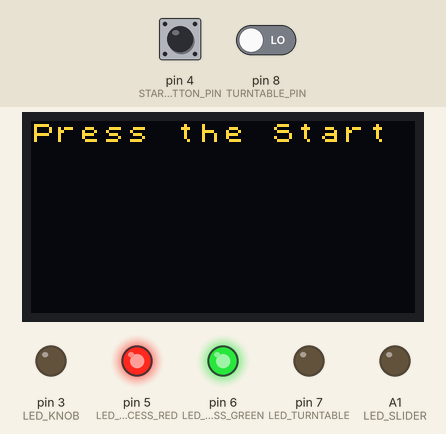
Recording of a sketch running on a simulated Arduino Uno, built with avr-gcc and run on an emulated ATmega328P. Shown: 128×64 one-colour display, output pins drawn as LEDs (lit = HIGH). The test bench sets the inputs (shaded band); at power-on: pin 4 (STARTBUTTON_PIN) LOW, pin 8 (TURNTABLE_PIN) LOW. The OLED is the two-colour kind (top 16 rows yellow); storage starts empty.

Above: at 7.4 s.
7.5 s: pin 4 (STARTBUTTON_PIN) pulled HIGH for 0.15 s
At 8.8 s:
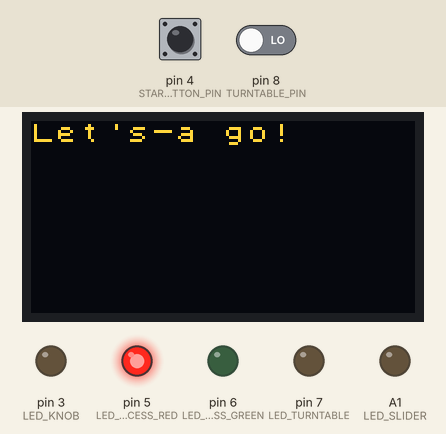
13.6 s: pin 8 (TURNTABLE_PIN) driven HIGH
At 15.5 s:
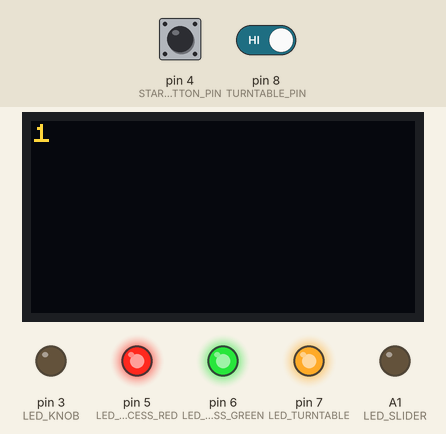
16.6 s: pin 8 (TURNTABLE_PIN) driven LOW
At 17.2 s:
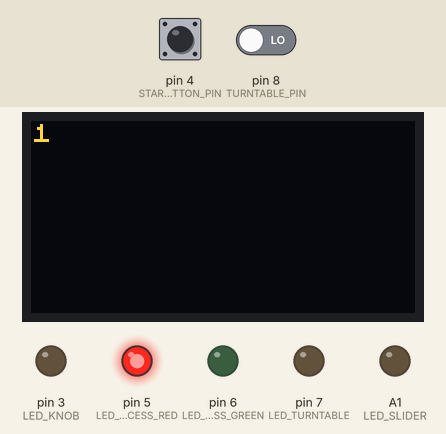
19.6 s: pin 4 (STARTBUTTON_PIN) pulled HIGH for 3.2 s
At 24.0 s:
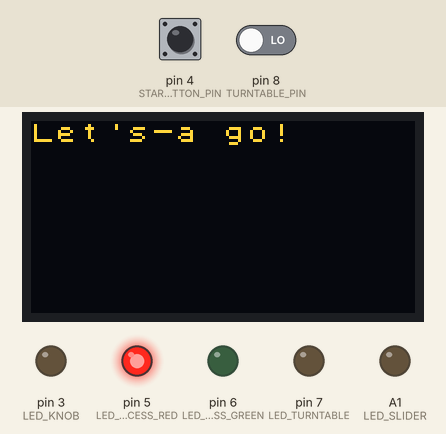
Timing chart, 0 to 25.3 s (numbered marks = the images above; inputs shaded):
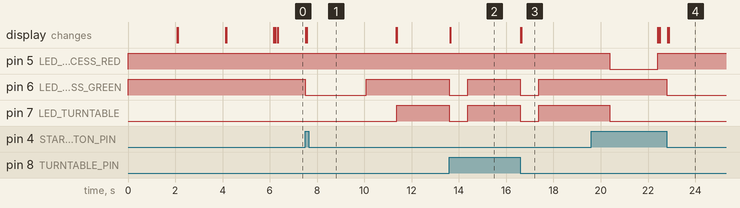

The sketch:

final_code.ino
```cpp
// Bop-It! Eta Group
// ECE 1895 - Bop-It! Design Project 2
// Brandon Ferruzza, BJF54
// Daniel Feathers, DWF16
// Veronica Roth, VGR3
// The purpose of this program is to create a Bop-It! toy capable of providing the user three types of minigames to play.

//------------------------------------------------ INITIALIZATION ----------------------------------------------------

// Include the libraries required for the audio and visual displays
#include <U8x8lib.h>
#include <SD.h>
#include "TMRpcm.h"
#include <SPI.h>

// Define the input pins for the start button
#define STARTBUTTON_PIN   4

// Define the input pins for the minigame hardware
#define KNOB_PIN          A2
#define SLIDER_PIN        A0
#define TURNTABLE_PIN     8

// Define the output pins for the LEDs indicating which minigame to play
#define LED_KNOB          3
#define LED_SLIDER        A1
#define LED_TURNTABLE     7

// Define the output pins for the OLED display screen
#define OLED_CS           2
#define OLED_RESET        0
#define OLED_DC           1

// Define the output pins for the RGB success LED
#define LED_SUCCESS_GREEN 6
#define LED_SUCCESS_RED   5

// Define the output pins for the audio output
#define SPEAKER_PIN       9
#define SD_ChipSelectPin  10

// Initializes the OLED screen
U8X8_SSD1306_128X64_NONAME_4W_SW_SPI u8x8
(
  /* clock=*/ 13, /* data=*/ 11, OLED_CS, OLED_DC, OLED_RESET
);

// Create a global TMRpcm variable to be used as the speaker
TMRpcm tmrpcm;

// Create a global boolean variable to check for the first run
bool firstPlay;

// This function sets up the ATMega by designating pins to specific inputs and outputs
void setup()
{
  // Assigning input pins for the minigame inputs
  pinMode(STARTBUTTON_PIN, INPUT);
  pinMode(KNOB_PIN, INPUT);
  pinMode(SLIDER_PIN, INPUT);
  pinMode(TURNTABLE_PIN, INPUT);

  // Assigning output pins for the LED that lights up over the current minigame
  pinMode(LED_KNOB, OUTPUT);
  pinMode(LED_SLIDER, OUTPUT);
  pinMode(LED_TURNTABLE, OUTPUT);

  // Assigning output pin for the success RGB LED
  pinMode(LED_SUCCESS_GREEN, OUTPUT);
  digitalWrite(LED_SUCCESS_GREEN, HIGH);
  pinMode(LED_SUCCESS_RED, OUTPUT);
  digitalWrite(LED_SUCCESS_RED, HIGH);

  // Initialize the OLED screen
  u8x8.begin();
  u8x8.setFont(u8x8_font_chroma48medium8_r);
  u8x8.drawString(0,0,"First");
  delay(2000);
  u8x8.clear();
  u8x8.drawString(0,0,"Second");
  delay(2000);
  u8x8.clear();
  u8x8.drawString(0,0,"Third");

  // Turn on the Speaker
  tmrpcm.speakerPin = 9;
  //Serial.begin(9600);

  delay(2000);
  u8x8.clear();
  u8x8.drawString(0,0,"Fourth");

  // Make sure that the SD card can be read
  if(!SD.begin(SD_ChipSelectPin))
  {
    Serial.println("SD fail");
    return;
  }

  // Set the volume of the speaker
  tmrpcm.setVolume(6);

  // Check for the button press during the first playthrough
  firstPlay = true;

  // Make sure no LEDs are on
  digitalWrite(LED_KNOB, LOW);
  digitalWrite(LED_SLIDER, LOW);
  digitalWrite(LED_TURNTABLE, LOW);
  digitalWrite(LED_SUCCESS_GREEN, HIGH);
  digitalWrite(LED_SUCCESS_RED, HIGH);
}

//------------------------------------------------ MAIN ----------------------------------------------------

// Main function
void loop()
{
  // Variables for the start button's state
  int startButtonState;
  int lastStartButtonState;

  // Only run this during first playthrough
  if (firstPlay == true)
  {
    // Draw a welcome message on the OLED screen
    u8x8.drawString(0,0,"Press the Start button to begin!");

    // Keep the user looped until they press the start button
    startButtonState = digitalRead(STARTBUTTON_PIN);
    lastStartButtonState = startButtonState;

    while (startButtonState == lastStartButtonState)
    {
      startButtonState = digitalRead(STARTBUTTON_PIN);
    }

    // Show to the user that the game has begun
    digitalWrite(LED_SUCCESS_RED, HIGH);
    digitalWrite(LED_SUCCESS_GREEN, LOW);
    u8x8.clear();
    u8x8.drawString(0,0,"Let's-a go!");
    delay(2500);
    digitalWrite(LED_SUCCESS_GREEN, HIGH);
    delay(1250);
    u8x8.clear();
  }

  // Begin playing the background music
  //tmrpcm.play("mario.wav");
  //tmrpcm.loop(1);

  // Int variable to keep track of the score
  int score = 0;

  // Int variable to keep track of the time, which is initialized at 3 seconds
  float allotedRunTime = 3000;

  // Boolean variable to keep track of whether the task was completed successfully
  bool successful = true;

  // Display the initial score and set the font size
  displayText(score);

  // Continue the game as long as the user is successful
  while(successful == true)
  {
    // Change the alloted time for each minigame depending on progress
    if (score >= 5)
    {
      allotedRunTime = 2000;

      // Time for a score of 10 or higher
      if (score >= 10)
      {
        allotedRunTime = 1500;

        // Time for a score of 20 or higher
        if (score >= 20)
        {
          allotedRunTime = 1000;

          // Time for a score of 30 or higher
          if (score >= 30)
          {
            allotedRunTime = 500;
          }
        }
      }
    }

    // Randomly pick a number between 1 and 3 to choose a minigame
    int choice = 3;//random(1,4);

    // Volume Knob
    if (choice == 1)
    {
       // Calls the volume knob function
       successful = volumeKnob(allotedRunTime, score);
    }

    // Tempo Slider
    else if (choice == 2)
    {
      // Calls the tempo slider function
     successful = tempoSlider(allotedRunTime, score);
    }

    // Turn Table
    else if (choice == 3)
    {
      // Calls the turn table function
      successful = turnTable(allotedRunTime, score);
    }

    // Delay until next game is chosen depends on score
    if (score < 5)
    {
      delay(750);
    }

    else if (score < 10)
    {
      delay(500);
    }

    else if (score < 20)
    {
      delay(250);
    }

    else
    {
      delay(0);
    }
  }

  // User failed their minigame
  u8x8.clear();
  digitalWrite(LED_KNOB, LOW);
  digitalWrite(LED_SLIDER, LOW);
  digitalWrite(LED_TURNTABLE, LOW);
  digitalWrite(LED_SUCCESS_GREEN, HIGH);
  digitalWrite(LED_SUCCESS_RED, HIGH);

  // Stop the music
  tmrpcm.disable();

  // Display "Your final score was XXX. Press the Start button to play again!"
  String str1 = "You lose! Your score was";
  String str2 = ". Press the Start button to try again!";
  String loseString = str1 + score + str2;
  u8x8.setCursor(0,0);
  u8x8.print(loseString);

  // Keep the user looped until they press the Start button
  startButtonState = digitalRead(STARTBUTTON_PIN);
  lastStartButtonState = startButtonState;

  while (startButtonState == lastStartButtonState)
  {
    startButtonState = digitalRead(STARTBUTTON_PIN);
  }

  // Show to the user that the game has restarted
  digitalWrite(LED_SUCCESS_RED, HIGH);
  digitalWrite(LED_SUCCESS_GREEN, LOW);
  u8x8.clear();
  u8x8.drawString(0,0,"Let's-a go!");
  delay(2500);
  digitalWrite(LED_SUCCESS_GREEN, HIGH);
  delay(1250);
  u8x8.clear();

  // Set the bool variable to false since it's not the first playthrough
  firstPlay = false;
}

//------------------------------------------------ MINIGAMES ----------------------------------------------------

// Volume Knob minigame
bool volumeKnob(float allotedRunTime, int score)
{
    // Light up the LED above the selected minigame and turn off the success LED
    digitalWrite(LED_KNOB, HIGH);
    digitalWrite(LED_SUCCESS_GREEN, HIGH);
    digitalWrite(LED_SUCCESS_RED, HIGH);

    // Get the initial voltage before the minigame officially begins
    float initialVoltage = analogRead(KNOB_PIN) * (5.0 / 1023.0);

    // Defining a treshold for the diffrence between two voltages to count as a pass
    // Need to get this value by testing but temp 0.5v for now
    float minVoltage = 0.5;

    // The time it took since the program started
    float initialTime = millis();

    // Time since the minigame began
    float currentTime = initialTime;

    // While loop that checks the current status of the minigame
    while (abs(currentTime - initialTime) < allotedRunTime)
    {
      // Convert the analog reading (which goes from 0 - 1023) to a voltage (0 - 5V)
      float currentVoltage = analogRead(KNOB_PIN) * (5.0 / 1023.0);

      // If the difference in voltage is large enough and the user did it before time ran out, the user was successful
      if (abs(initialVoltage - currentVoltage) >= minVoltage)
      {
        // Turn on the success LED
        digitalWrite(LED_KNOB, LOW);
        digitalWrite(LED_SUCCESS_GREEN, LOW);

        // Display the updated score
        score = score + 1;
        displayText(score);

        return true;
      }

      // Get the current time
      currentTime = millis();
    }

    // Return false if the user fails to complete the task in time
    digitalWrite(LED_KNOB, LOW);
    digitalWrite(LED_SUCCESS_RED, LOW);
    delay(1250);
    return false;
}

// Tempo Slider minigame
bool tempoSlider(float allotedRunTime, int score)
{
    // Light up the LED above the selected minigame and turn off the success LED
    digitalWrite(LED_SLIDER, HIGH);
    digitalWrite(LED_SUCCESS_GREEN, HIGH);
    digitalWrite(LED_SUCCESS_RED, HIGH);

    // The time it took since the program started
    float initialTime = millis();

    // Time since the minigame began
    float currentTime = millis();

    // Defining a treshold for the diffrence between two voltages to count as a pass
    // Need to get this value by testing but temp 0.5v for now
    float minVoltage = 0.5;

    // Get the initial voltage before the minigame officially begins
    float initialVoltage = analogRead(SLIDER_PIN) * (5.0 / 1023.0);

    // While loop that checks the current status of the minigame
    while ((currentTime - initialTime) < allotedRunTime)
    {
      // Get the current time
      currentTime = millis();

      // Convert the analog reading (which goes from 0 - 1023) to a voltage (0 - 5V)
      float currentVoltage = analogRead(SLIDER_PIN) * (5.0 / 1023.0);

      // If the difference in voltage is large enough and the user did it before time ran out, the user was successful
      if (abs(initialVoltage - currentVoltage) >= minVoltage)
      {
        // Turn on the success LED
        digitalWrite(LED_SLIDER, LOW);
        digitalWrite(LED_SUCCESS_GREEN,LOW);

        // Display the updated score
        score = score + 1;
        displayText(score);

        return true;
      }
    }

    // Return false if the user fails to complete the task in time
    digitalWrite(LED_SLIDER, LOW);
    digitalWrite(LED_SUCCESS_RED, LOW);
    delay(1250);
    return false;
}

// Turn Table minigame
bool turnTable(float allotedRunTime, int score)
{
    // Light up the LED above the selected minigame and turn off the success LED
    digitalWrite(LED_TURNTABLE, HIGH);
    digitalWrite(LED_SUCCESS_GREEN, HIGH);
    digitalWrite(LED_SUCCESS_RED, HIGH);

    // The time it took since the program started
    float initialTime = millis();

    // Time since the minigame began
    float currentTime = millis();

    // Get the initial position of the rotary encoder
    int initialPosition = digitalRead(TURNTABLE_PIN);

    // While loop that checks the current status of the minigame
    while (abs(currentTime - initialTime) < allotedRunTime)
    {
      // Get the current time
      currentTime = millis();

      // Get the current position of the rotary encoder
      int currentPosition = digitalRead(TURNTABLE_PIN);

      if (initialPosition != currentPosition)
      {
        // Turn on the success LED
        digitalWrite(LED_TURNTABLE, LOW);
        digitalWrite(LED_SUCCESS_GREEN,LOW);

        // Display the updated score
        score = score + 1;
        displayText(score);

        return true;
      }
    }

    // Return false if the user fails to complete the task in time
    digitalWrite(LED_TURNTABLE, LOW);
    digitalWrite(LED_SUCCESS_RED, LOW);
    delay(1250);
    return false;
}

//-------------------------------------------- DISPLAY TEXT ------------------------------------------------

void displayText(int score){
  u8x8.setCursor(10, 0);
  u8x8.clear();
  u8x8.print(score);
  u8x8.display();
}
```

Measured:
- after the input at 7.5 s, pin 6 (LED_SUCCESS_GREEN): HIGH → LOW at once, → HIGH 2.6 s later; pin 7 (LED_TURNTABLE): LOW → HIGH after 3.9 s; the display: first changes at once (image 1 shows a later state)
- after the input at 13.6 s, pin 5 (LED_SUCCESS_RED): stays HIGH (without the input it goes to LOW after 0.78 s); pin 6 (LED_SUCCESS_GREEN): HIGH → LOW at once, → HIGH 0.78 s later; pin 7 (LED_TURNTABLE): HIGH → LOW after 0.00 s instead of 0.78 s
- after the input at 16.6 s, pin 5 (LED_SUCCESS_RED): stays HIGH (without the input it goes to LOW after 0.78 s); pin 6 (LED_SUCCESS_GREEN): HIGH → LOW at once, → HIGH 0.78 s later; pin 7 (LED_TURNTABLE): HIGH → LOW after 0.00 s instead of 0.78 s
- after the input at 19.6 s, pin 6 (LED_SUCCESS_GREEN): HIGH → LOW after 3.2 s; the display: first differs from a run without the input after 3.3 s (image 4)
